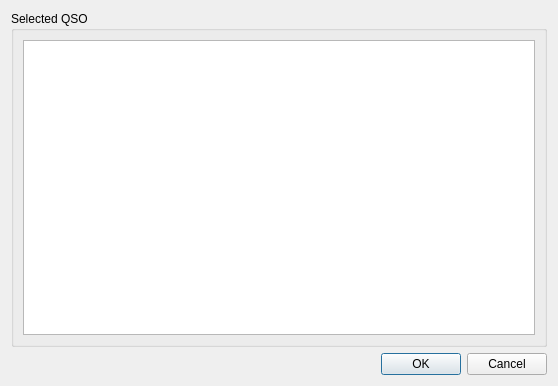
<?xml version="1.0" encoding="UTF-8"?>
<ui version="4.0">
 <class>ShowUploadDialog</class>
 <widget class="QDialog" name="ShowUploadDialog">
  <property name="geometry">
   <rect>
    <x>0</x>
    <y>0</y>
    <width>558</width>
    <height>386</height>
   </rect>
  </property>
  <property name="windowTitle">
   <string>QSOs to Upload</string>
  </property>
  <layout class="QVBoxLayout" name="verticalLayout">
   <item>
    <widget class="QGroupBox" name="groupBox">
     <property name="title">
      <string>Selected QSO</string>
     </property>
     <property name="flat">
      <bool>false</bool>
     </property>
     <property name="checkable">
      <bool>false</bool>
     </property>
     <layout class="QVBoxLayout" name="verticalLayout_2">
      <item>
       <widget class="QPlainTextEdit" name="qsoText">
        <property name="enabled">
         <bool>true</bool>
        </property>
        <property name="readOnly">
         <bool>true</bool>
        </property>
       </widget>
      </item>
     </layout>
    </widget>
   </item>
   <item>
    <widget class="QDialogButtonBox" name="buttonBox">
     <property name="orientation">
      <enum>Qt::Horizontal</enum>
     </property>
     <property name="standardButtons">
      <set>QDialogButtonBox::Cancel|QDialogButtonBox::Ok</set>
     </property>
    </widget>
   </item>
  </layout>
 </widget>
 <resources/>
 <connections>
  <connection>
   <sender>buttonBox</sender>
   <signal>accepted()</signal>
   <receiver>ShowUploadDialog</receiver>
   <slot>accept()</slot>
   <hints>
    <hint type="sourcelabel">
     <x>248</x>
     <y>254</y>
    </hint>
    <hint type="destinationlabel">
     <x>157</x>
     <y>274</y>
    </hint>
   </hints>
  </connection>
  <connection>
   <sender>buttonBox</sender>
   <signal>rejected()</signal>
   <receiver>ShowUploadDialog</receiver>
   <slot>reject()</slot>
   <hints>
    <hint type="sourcelabel">
     <x>316</x>
     <y>260</y>
    </hint>
    <hint type="destinationlabel">
     <x>286</x>
     <y>274</y>
    </hint>
   </hints>
  </connection>
 </connections>
</ui>
